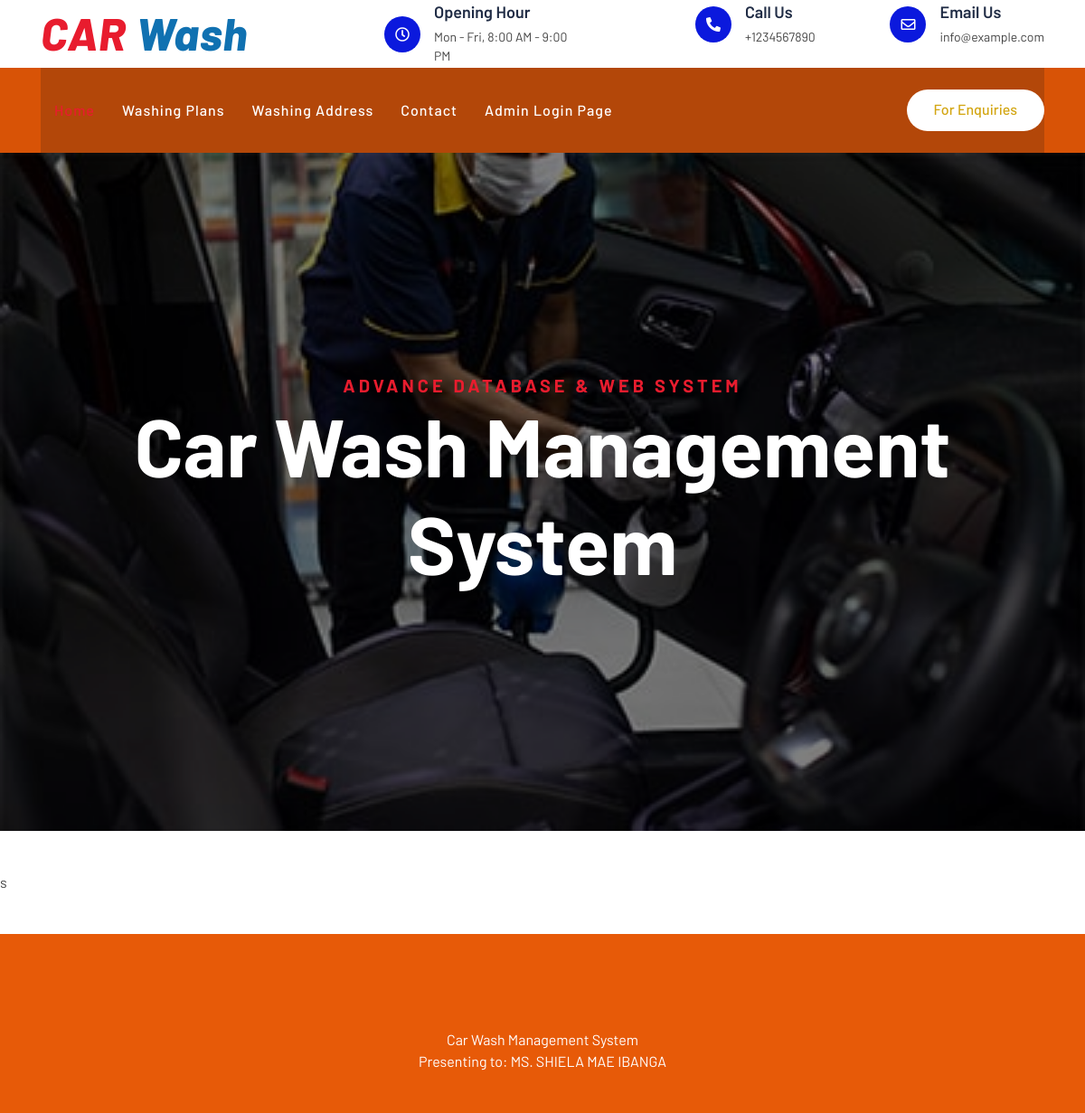
The page / on the database its author committed.
### tables this page shows
CREATE TABLE `tblpages` (
  `id` int(11) NOT NULL,
  `type` varchar(255) DEFAULT '',
  `detail` longtext DEFAULT NULL,
  `openignHrs` varchar(255) DEFAULT NULL,
  `phoneNumber` bigint(20) DEFAULT NULL,
  `emailId` varchar(120) DEFAULT NULL
);

### index.php (the view, shortened to what this page needs)
<?php
include('includes/config.php');
?>
<!DOCTYPE html>
<html lang="en">
    <head>
        <link href="https://stackpath.bootstrapcdn.com/bootstrap/4.4.1/css/bootstrap.min.css" rel="stylesheet">
        <link href="https://cdnjs.cloudflare.com/ajax/libs/font-awesome/5.10.0/css/all.min.css" rel="stylesheet">
        <link href="lib/flaticon/font/flaticon.css" rel="stylesheet">
        <link href="lib/animate/animate.min.css" rel="stylesheet">
        <link href="lib/owlcarousel/assets/owl.carousel.min.css" rel="stylesheet">
        <link href="css/style.css" rel="stylesheet">
    </head>
    <body>
<?php include_once('includes/header.php');?>
        <div class="carousel">
            <div class="container-fluid">
                <div class="owl-carousel">
                    <div class="carousel-item">
                        <div class="carousel-img">
                            <img src="img/carousel-1.jpg" alt="Image">
                        </div>
                        <div class="carousel-text">
                            <h3>ADVANCE DATABASE & WEB SYSTEM</h3>
                            <h1>Car Wash Management System</h1>
                        </div>
                      </div>
                    </div>
                </div>
            </div>
        s
   <?php include_once('includes/footer.php');?>
    </body>
</html>

### includes/header.php (shortened to what this page needs)
        <div class="top-bar">
            <div class="container">
                <div class="row align-items-center">
                    <div class="col-lg-4 col-md-12">
                        <div class="logo">
                            <a href="index.php">
                                <h1>CAR <span>Wash</span></h1>
                            </a>
                        </div>
                    </div>
<?php
$sql = "SELECT * from tblpages where type='contact'";
$query = $dbh -> prepare($sql);
$query->execute();
$results=$query->fetchAll(PDO::FETCH_OBJ);
foreach($results as $result)
{
?>
                    <div class="col-lg-8 col-md-7 d-none d-lg-block">
                        <div class="row">
                            <div class="col-4">
                                <div class="top-bar-item">
                                    <div class="top-bar-icon">
                                        <i class="far fa-clock"></i>
                                    </div>
                                    <div class="top-bar-text">
                                        <h3>Opening Hour</h3>
                                        <p><?php   echo $result->openignHrs; ?></p>
                                    </div>
                                </div>
                            </div>
                            <div class="col-4">
                                <div class="top-bar-item">
                                    <div class="top-bar-icon">
                                        <i class="fa fa-phone-alt"></i>
                                    </div>
                                    <div class="top-bar-text">
                                        <h3>Call Us</h3>
                                        <p>+<?php   echo $result->phoneNumber; ?></p>
                                    </div>
                                </div>
                            </div>
                            <div class="col-4">
                                <div class="top-bar-item">
                                    <div class="top-bar-icon">
                                        <i class="far fa-envelope"></i>
                                    </div>
                                    <div class="top-bar-text">
                                        <h3>Email Us</h3>
                                        <p><?php   echo $result->emailId; ?></p>
                                    </div>
                                </div>
                            </div>
                        </div>
                    </div>
                <?php } ?>
                </div>
            </div>
        </div>
        <div class="nav-bar">
            <div class="container">
                <nav class="navbar navbar-expand-lg bg-dark navbar-dark">
                    <div class="collapse navbar-collapse justify-content-between" id="navbarCollapse">
                        <div class="navbar-nav mr-auto">
                            <a href="index.php" class="nav-item nav-link active">Home</a>
                            <a href="washing-plans.php" class="nav-item nav-link">Washing Plans</a>
                            <a href="location.php" class="nav-item nav-link">Washing Address</a>
                            <a href="contact.php" class="nav-item nav-link">Contact</a>
                            <a href="admin" class="nav-item nav-link">Admin Login Page</a>
                        </div>
                        <div class="ml-auto">
                            <a class="btn btn-custom" href="contact.php">For Enquiries</a>
                        </div>
                    </div>
                </nav>
            </div>
        </div>

### css/style.css (style rules this page uses)
body { color: #444444; font-weight: 400; background: #ffffff; font-family: 'Barlow', sans-serif; }
h1, h2, h3, h4, h5, h6 { color: #202C45; }
a { color: #202C45; transition: .3s; }
.btn.btn-custom { padding: 10px 30px 12px 30px; text-align: center; font-size: 16px; font-weight: 500; color: #ffffff; background: #1b7205; border: none; border-radius: 60px; box-shadow: inset 0 0 0 0 #202C45; transition: ease-out 0.5s; -webkit-transition: ease-out 0.5s; -moz-transition: ease-out 0.5s; }
.container-fluid { max-width: 1366px; }
.top-bar { position: relative; height: 75px; display: flex; align-items: center; background: #ffffff; }
.top-bar .logo { text-align: left; overflow: hidden; }
.top-bar .logo h1 { margin: -4px 0 0 0; color: #E81C2E; font-size: 50px; line-height: 50px; font-weight: 800; letter-spacing: 1px; font-style: italic; }
.top-bar .logo h1 span { color: #1071b1; }
.top-bar .top-bar-item { display: flex; align-items: center; justify-content: flex-end; }
.top-bar .top-bar-icon { width: 40px; height: 40px; display: flex; align-items: center; justify-content: center; background: #0b19dd; border-radius: 40px; }
.top-bar .top-bar-icon i { margin: 0; color: #ffffff; font-size: 16px; }
.top-bar .top-bar-text { padding-left: 15px; }
.top-bar .top-bar-text h3 { margin: 0 0 5px 0; font-size: 18px; font-weight: 600; }
.top-bar .top-bar-text p { margin: 0; font-size: 14px; font-weight: 400; }
.nav-bar { position: relative; background: #d85306; }
.nav-bar .navbar { padding: 20px 0; background: #b34709 !important; transition: .3s; }
.navbar-dark .navbar-nav .nav-link, .navbar-dark .navbar-nav .nav-link:focus, .navbar-dark .navbar-nav .nav-link:hover, .navbar-dark .navbar-nav .nav-link.active { color: #ffffff; padding: 15px; font-weight: 500; letter-spacing: 1px; }
.navbar-dark .navbar-nav .nav-link:hover, .navbar-dark .navbar-nav .nav-link.active { color: #E81C2E; }
.nav-bar .btn.btn-custom { color: #d3a613; background: #ffffff; box-shadow: inset 0 0 0 0 #E81C2E; }
.carousel { position: relative; width: 100%; min-height: 400px; background: #ffffff; margin-bottom: 45px; }
.carousel .container-fluid { padding: 0; }
.carousel .carousel-item { position: relative; width: 100%; min-height: 400px; display: flex; align-items: center; justify-content: center; flex-direction: column; }
.carousel .carousel-img { position: relative; width: 100%; height: 100%; min-height: 400px; text-align: right; overflow: hidden; }
.carousel .carousel-img::after { position: absolute; content: ""; top: 0; right: 0; bottom: 0; left: 0; background: rgba(0, 0, 0, .5); z-index: 1; }
.carousel .carousel-img img { width: 100%; height: 100%; object-fit: cover; }
.carousel .carousel-text { position: absolute; max-width: 992px; padding: 0 15px; text-align: center; display: flex; align-items: center; justify-content: center; flex-direction: column; z-index: 2; }
.carousel .carousel-text h3 { color: #E81C2E; font-size: 20px; font-weight: 700; letter-spacing: 4px; text-transform: uppercase; margin-bottom: 0px; }
.carousel .carousel-text h1 { color: #ffffff; font-size: 90px; font-weight: 700; margin-bottom: 20px; text-transform: capitalize; }

### rows shown on the page
tblpages: openignHrs "Mon - Fri, 8:00 AM - 9:00 PM", phoneNumber "1234567890", emailId "info@example.com"
